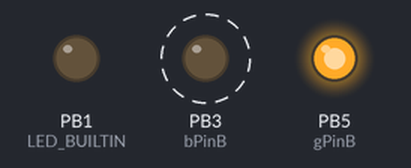
Recording of a sketch running on a simulated ATtiny85, built with avr-gcc and run on an emulated ATtiny85. Shown: output pins drawn as LEDs (lit = HIGH). Dashed ring = blinking.

Above: at 0.3 s.
At 5.5 s:
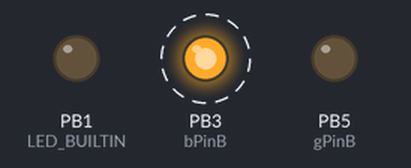
Timing chart, 0 to 9.0 s (numbered marks = the images above):
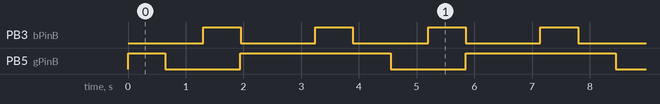

Measured:
- by itself, PB3 (bPinB): alternates HIGH for 0.65 s and LOW for 1.3 s
- by itself, PB5 (gPinB): repeats every 3.9 s: LOW 1.3 s, HIGH 2.6 s
- by itself, everything shown: repeats every 3.9 s, in 6 steps

The sketch:

RGB_x_2.ino
```cpp
//#define PWR 1

const int rPinA = 11;
const int gPinA = 10;
const int bPinA = 9;

const int rPinB = 6;
const int gPinB = 5;
const int bPinB = 3;

long vcc;

void setup()
{
  pinMode(rPinA, OUTPUT);
  pinMode(gPinA, OUTPUT);
  pinMode(bPinA, OUTPUT);
  pinMode(rPinB, OUTPUT);
  pinMode(gPinB, OUTPUT);
  pinMode(bPinB, OUTPUT);
  pinMode(LED_BUILTIN, OUTPUT);
  Serial.begin(9600);
}

void loop()
{
  unsigned int rgbA[3];
  unsigned int rgbB[3];
  int rev_dec;

#ifdef PWR
  Serial.print("vcc: ");
  Serial.println(readVcc());
#endif
  rgbA[0] = rgbB[2] = 255;
  rgbA[1] = rgbA[2] = rgbB[0] = rgbB[1] = 0;
  for (int decrement = 0; decrement < 3; decrement++)
  {
    rev_dec = abs(decrement - 2);
#ifdef DEBUG
    Serial.print("dec: ");
    Serial.print(decrement);
    Serial.print(" rev_dec: ");
    Serial.println(rev_dec);
#endif
    int incrementA = decrement == 2 ? 0 : decrement + 1;
    int incrementB = rev_dec == 2 ? 0 : rev_dec + 1;
    for (int i = 0; i < 255; i += 1)
    {
      rgbA[decrement] -= 1;
      rgbA[incrementA] += 1;
      color(rPinA, gPinA, bPinA, rgbA[0], rgbA[1], rgbA[2]);
      rgbB[rev_dec] -= 1;
      rgbB[incrementB] += 1;
      color(rPinB, gPinB, bPinB, rgbB[0], rgbB[1], rgbB[2]);
      delay(5);
    }
  }
#ifdef DEMO
  color(255, 0, 0);
  delay(1000);
  color(0, 255, 0);
  delay(1000);
  color(0, 0, 255);
  delay(1000);
  color(237, 109, 0);
  delay(1000);
  color(255, 215, 0);
  delay(1000);
  color(34, 139, 34);
  delay(1000);
  color(0, 46, 90);
  delay(1000);
  color(128, 0, 128);
  delay(1000);
#endif
}

void color(int rPin, int bPin, int gPin, unsigned char red, unsigned char green, unsigned char blue)
{
  analogWrite(rPin, red);
  analogWrite(bPin, blue);
  analogWrite(gPin, green);
}

long readVcc()
{
  // Read 1.1V reference against AVcc
  // set the reference to Vcc and the measurement to the internal 1.1V reference
#if defined(__AVR_ATmega32U4__) || defined(__AVR_ATmega1280__) || defined(__AVR_ATmega2560__)
  ADMUX = _BV(REFS0) | _BV(MUX4) | _BV(MUX3) | _BV(MUX2) | _BV(MUX1);
#elif defined (__AVR_ATtiny24__) || defined(__AVR_ATtiny44__) || defined(__AVR_ATtiny84__)
  ADMUX = _BV(MUX5) | _BV(MUX0);
#elif defined (__AVR_ATtiny25__) || defined(__AVR_ATtiny45__) || defined(__AVR_ATtiny85__)
  ADMUX = _BV(MUX3) | _BV(MUX2);
#else
  ADMUX = _BV(REFS0) | _BV(MUX3) | _BV(MUX2) | _BV(MUX1);
#endif
  delay(2); // Wait for Vref to settle
  ADCSRA |= _BV(ADSC); // Start conversion
  while (bit_is_set(ADCSRA, ADSC)); // measuring
  uint8_t low  = ADCL; // must read ADCL first - it then locks ADCH
  uint8_t high = ADCH; // unlocks both
  long result = (high << 8) | low;
  result = 1125300L / result; // Calculate Vcc (in mV); 1125300 = 1.1*1023*1000
  return result; // Vcc in millivolts
}
```
